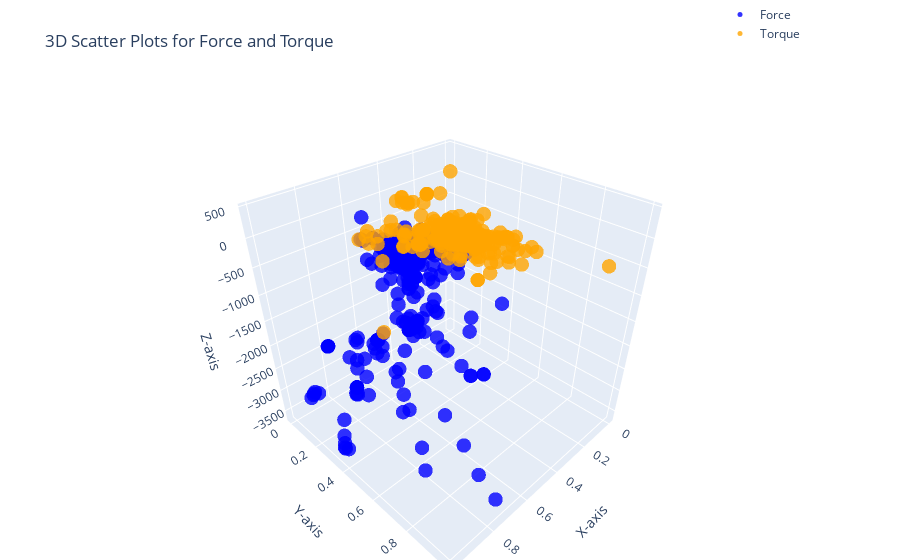

Notebook code for this chart:
### Code cell
import plotly.graph_objects as go

# 3D scatter plot for Force (Fx, Fy, Fz)
force_plot = go.Scatter3d(
    x=cleaned_df['Fx'],
    y=cleaned_df['Fy'],
    z=cleaned_df['Fz'],
    mode='markers',
    marker=dict(size=5, color='blue', opacity=0.8),
    name='Force'
)

# 3D scatter plot for Torque (Tx, Ty, Tz)
torque_plot = go.Scatter3d(
    x=cleaned_df['Tx'],
    y=cleaned_df['Ty'],
    z=cleaned_df['Tz'],
    mode='markers',
    marker=dict(size=5, color='orange', opacity=0.8),
    name='Torque'
)

# Create subplots
fig = go.Figure()

# Add Force plot
fig.add_trace(force_plot)
fig.add_trace(torque_plot)

# Layout settings
fig.update_layout(
    title='3D Scatter Plots for Force and Torque',
    scene=dict(
        xaxis_title='X-axis',
        yaxis_title='Y-axis',
        zaxis_title='Z-axis'
    ),
    legend=dict(x=0.8, y=1.2),
    margin=dict(l=0, r=0, b=0, t=40)
)

fig.show()

### Figure 1 — Plotly figure (JSON) as saved in the notebook; plotly's stock layout.template omitted (floating-point values rounded to 4 significant figures; data arrays with more than 128 entries replaced by an {"elided": "..."} marker saying what was removed)
{"data": [{"marker": {"color": "blue", "opacity": 0.8, "size": 5}, "mode": "markers", "name": "Force", "type": "scatter3d", "x": {"elided": "2460 float values"}, "y": {"elided": "2460 float values"}, "z": {"elided": "2460 int values"}}, {"marker": {"color": "orange", "opacity": 0.8, "size": 5}, "mode": "markers", "name": "Torque", "type": "scatter3d", "x": {"elided": "2460 float values"}, "y": {"elided": "2460 float values"}, "z": {"elided": "2460 int values"}}], "layout": {"legend": {"x": 0.8, "y": 1.2}, "margin": {"b": 0, "l": 0, "r": 0, "t": 40}, "scene": {"xaxis": {"title": {"text": "X-axis"}}, "yaxis": {"title": {"text": "Y-axis"}}, "zaxis": {"title": {"text": "Z-axis"}}}, "title": {"text": "3D Scatter Plots for Force and Torque"}}}
